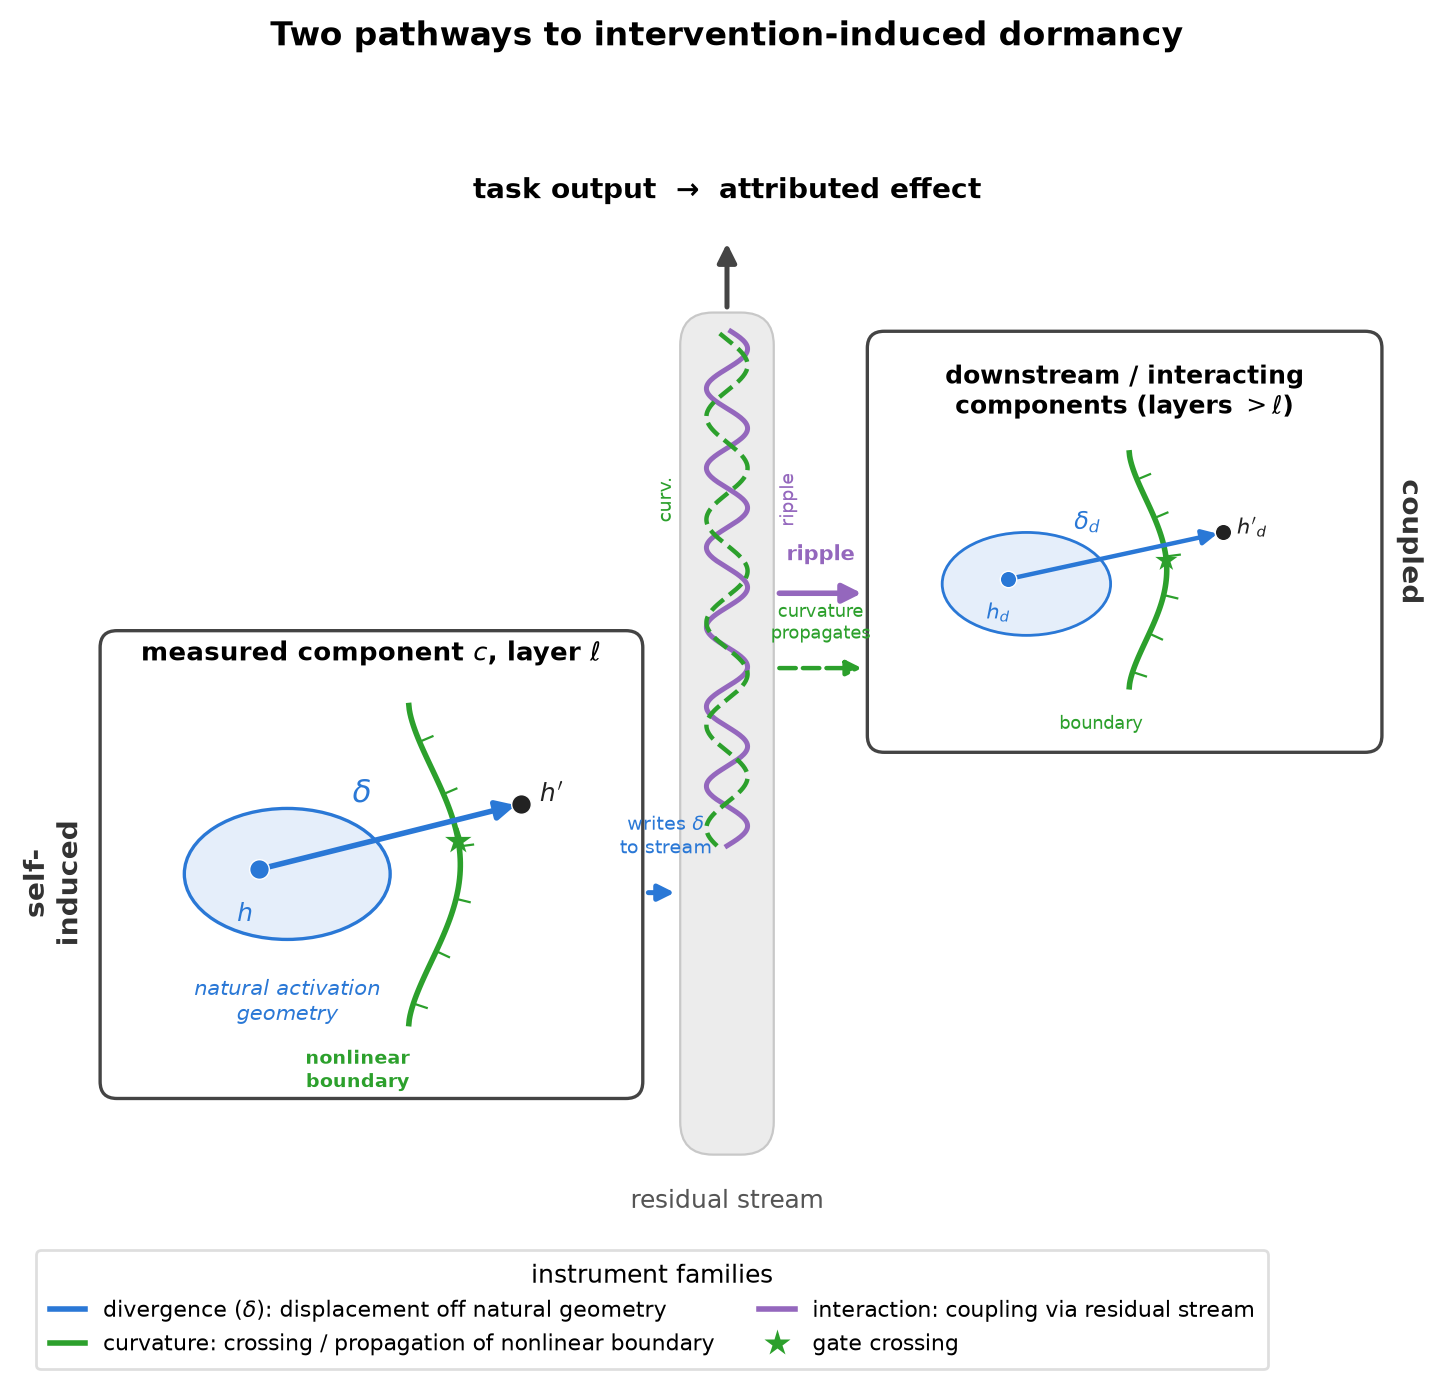

Write Python code to recreate this figure.
"""Schematic: two pathways to intervention-induced dormancy.

Self-induced vs coupled pathways with the three instrument families.
Curvature shown both locally (gate crossing) and propagating through
the residual stream.
"""
import os
import numpy as np
import matplotlib
matplotlib.use("Agg")
import matplotlib.pyplot as plt
from matplotlib.patches import (Ellipse, FancyBboxPatch, FancyArrowPatch,
                                Arc)
from matplotlib.lines import Line2D
from matplotlib.path import Path as MPath
import matplotlib.patches as mpatches

OUT_DIR = "/Users/halleluiahgirum/Documents/Thesis/causalab/dormant-circuit-analysis/figures"

COL_S = "#2a78d6"
COL_DIV = "#2a78d6"
COL_CURV = "#2ca02c"
COL_RIP = "#9467bd"


def _box(ax, xy, w, h, fc="white", ec="#444", lw=1.0, r=0.18, z=2):
    ax.add_patch(FancyBboxPatch(xy, w, h, boxstyle=f"round,pad=0,rounding_size={r}",
                                fc=fc, ec=ec, lw=lw, zorder=z))


def _arrow(ax, p0, p1, color="#444", lw=1.4, ls="-", z=5, rad=0.0, ms=12):
    ax.add_patch(FancyArrowPatch(p0, p1, arrowstyle="-|>", color=color, lw=lw,
                                 linestyle=ls, mutation_scale=ms, zorder=z,
                                 connectionstyle=f"arc3,rad={rad}"))


def _curved_gate(ax, x_center, y_bot, y_top, bulge=0.4, n=80):
    """Draw a smooth curved nonlinear boundary (gate)."""
    t = np.linspace(0, 1, n)
    y = y_bot + (y_top - y_bot) * t
    x = x_center + bulge * np.sin(np.pi * t) ** 1.5

    ax.plot(x, y, color=COL_CURV, ls="-", lw=2.0, zorder=4)

    shade_x = np.concatenate([x, [x_center - 0.8] * n])
    shade_y = np.concatenate([y, y[::-1]])
    ax.fill(shade_x, shade_y, color=COL_CURV, alpha=0.06, zorder=1)

    mid = n // 2
    dx = x[mid + 1] - x[mid - 1]
    dy = y[mid + 1] - y[mid - 1]
    norm = np.sqrt(dx ** 2 + dy ** 2)
    nx, ny = -dy / norm, dx / norm
    tick_len = 0.15
    for i in range(5, n - 5, n // 6):
        dxi = x[i + 1] - x[i - 1]
        dyi = y[i + 1] - y[i - 1]
        ni = np.sqrt(dxi ** 2 + dyi ** 2)
        tnx, tny = -dyi / ni, dxi / ni
        ax.plot([x[i], x[i] - tick_len * tnx],
                [y[i], y[i] - tick_len * tny],
                color=COL_CURV, lw=0.8, zorder=4)

    return x, y


def main():
    fig, ax = plt.subplots(1, 1, figsize=(9, 7))
    ax.set_xlim(-0.5, 14.5)
    ax.set_ylim(-0.5, 12.5)
    ax.set_aspect("equal")
    ax.axis("off")
    ax.set_title("Two pathways to intervention-induced dormancy",
                 fontsize=12, fontweight="bold", pad=12)

    # ── residual stream (central vertical column) ──
    stream_x = 7.0
    stream_w = 1.0
    ax.add_patch(FancyBboxPatch((stream_x - stream_w / 2, 1.0), stream_w, 9.0,
                                boxstyle="round,pad=0,rounding_size=0.35",
                                fc="#ececec", ec="#c8c8c8", lw=0.8, zorder=1))
    ax.text(stream_x, 0.5, "residual stream", ha="center", va="center",
            fontsize=9, color="#555")

    # upward arrow to task output
    _arrow(ax, (stream_x, 10.0), (stream_x, 10.8), color="#444", lw=1.8, ms=14)
    ax.text(stream_x, 11.3, "task output  →  attributed effect",
            ha="center", va="center", fontsize=10, fontweight="bold")

    # ── ripple: perturbation propagating up the stream (purple wavy) ──
    yy_rip = np.linspace(4.3, 9.8, 400)
    xx_rip = stream_x + 0.22 * np.sin((yy_rip - 4.3) * 2 * np.pi / 0.85)
    ax.plot(xx_rip, yy_rip, color=COL_RIP, lw=1.8, zorder=3)

    # ── curvature propagating up the stream (green dashed wavy) ──
    yy_curv = np.linspace(4.3, 9.8, 400)
    xx_curv = stream_x - 0.22 * np.sin((yy_curv - 4.3) * 2 * np.pi / 1.1 + 0.5)
    ax.plot(xx_curv, yy_curv, color=COL_CURV, lw=1.6, ls="--", zorder=3)

    # label the two propagation channels
    ax.text(stream_x + 0.55, 8.0, "ripple", fontsize=7, color=COL_RIP,
            ha="left", va="center", rotation=90)
    ax.text(stream_x - 0.55, 8.0, "curv.", fontsize=7, color=COL_CURV,
            ha="right", va="center", rotation=90)

    # ═════════════════════════════════════════════════════════
    # LEFT: self-induced pathway — measured component
    # ═════════════════════════════════════════════════════════
    _box(ax, (0.3, 1.6), 5.8, 5.0, fc="white", ec="#444", lw=1.2)
    ax.text(3.2, 6.35, "measured component $c$, layer $\\ell$",
            ha="center", va="center", fontsize=9.5, fontweight="bold")

    # natural-geometry ellipse
    ell_c = (2.3, 4.0)
    ell_w, ell_h = 2.2, 1.4
    ax.add_patch(Ellipse(ell_c, ell_w, ell_h, fc=COL_S, ec=COL_S,
                         alpha=0.12, lw=0.9, zorder=3))
    ax.add_patch(Ellipse(ell_c, ell_w, ell_h, fc="none", ec=COL_S,
                         lw=1.2, zorder=3))
    ax.text(2.3, 2.9, "natural activation\ngeometry", ha="center", va="top",
            fontsize=7.5, color=COL_S, style="italic")

    # natural point h (inside ellipse)
    p_nat = (2.0, 4.05)
    ax.scatter([p_nat[0]], [p_nat[1]], s=50, c=COL_S, zorder=7, edgecolors="white", lw=0.5)
    ax.text(p_nat[0] - 0.15, p_nat[1] - 0.35, "$h$", fontsize=9, color=COL_S,
            ha="center", va="top", fontweight="bold")

    # curved nonlinear gate boundary
    gate_x, gate_y = _curved_gate(ax, x_center=3.6, y_bot=2.4, y_top=5.8,
                                  bulge=0.55)
    ax.text(3.05, 2.15, "nonlinear\nboundary", ha="center", va="top",
            fontsize=7, color=COL_CURV, fontweight="bold")

    # displaced point h' (outside the gate)
    p_int = (4.8, 4.75)
    ax.scatter([p_int[0]], [p_int[1]], s=50, c="#222", zorder=7, edgecolors="white", lw=0.5)
    ax.text(p_int[0] + 0.2, p_int[1] + 0.1, "$h'$", fontsize=9, color="#222",
            ha="left", va="center", fontweight="bold")

    # δ arrow from h to h' (displacement)
    _arrow(ax, p_nat, p_int, color=COL_DIV, lw=2.0, z=6, ms=14)
    ax.text(3.1, 4.85, r"$\delta$", fontsize=11, color=COL_DIV,
            ha="center", va="center", fontweight="bold")

    # crossing indicator: small "X" or burst where δ crosses the gate
    cross_y = 4.35
    cross_idx = np.argmin(np.abs(np.array([y_bot + (5.8 - 2.4) * t
                                           for y_bot in [2.4]
                                           for t in np.linspace(0, 1, 80)]) - cross_y))
    gate_cross_x = 3.6 + 0.55 * np.sin(np.pi * (cross_y - 2.4) / (5.8 - 2.4)) ** 1.5
    ax.scatter([gate_cross_x], [cross_y], s=100, marker="*", c=COL_CURV,
              zorder=8, edgecolors="none")

    # connect measured component to residual stream
    _arrow(ax, (6.1, 3.8), (stream_x - stream_w / 2, 3.8), color=COL_DIV, lw=1.8)
    ax.text(6.35, 4.15, "writes $\\delta$\nto stream", ha="center", va="bottom",
            fontsize=7, color=COL_DIV)

    # self-induced label
    ax.text(-0.2, 3.9, "self-\ninduced", rotation=90, ha="center", va="center",
            fontsize=10, fontweight="bold", color="#333")

    # ═════════════════════════════════════════════════════════
    # RIGHT: coupled pathway — downstream / interacting components
    # ═════════════════════════════════════════════════════════
    _box(ax, (8.5, 5.3), 5.5, 4.5, fc="white", ec="#444", lw=1.2)
    ax.text(11.25, 9.15, "downstream / interacting\ncomponents (layers $> \\ell$)",
            ha="center", va="center", fontsize=9, fontweight="bold")

    # natural-geometry ellipse for downstream component
    ell2_c = (10.2, 7.1)
    ell2_w, ell2_h = 1.8, 1.1
    ax.add_patch(Ellipse(ell2_c, ell2_w, ell2_h, fc=COL_S, ec=COL_S,
                         alpha=0.12, lw=0.9, zorder=3))
    ax.add_patch(Ellipse(ell2_c, ell2_w, ell2_h, fc="none", ec=COL_S,
                         lw=1.0, zorder=3))

    # natural point (downstream)
    p2_nat = (10.0, 7.15)
    ax.scatter([p2_nat[0]], [p2_nat[1]], s=35, c=COL_S, zorder=7, edgecolors="white", lw=0.5)
    ax.text(p2_nat[0] - 0.1, p2_nat[1] - 0.25, "$h_d$", fontsize=7.5,
            color=COL_S, ha="center", va="top")

    # curved gate for downstream component
    gate2_x, gate2_y = _curved_gate(ax, x_center=11.3, y_bot=6.0, y_top=8.5,
                                    bulge=0.4)
    ax.text(11.0, 5.7, "boundary", ha="center", va="top",
            fontsize=6.5, color=COL_CURV)

    # displaced point (downstream, outside gate)
    p2_int = (12.3, 7.65)
    ax.scatter([p2_int[0]], [p2_int[1]], s=35, c="#222", zorder=7, edgecolors="white", lw=0.5)
    ax.text(p2_int[0] + 0.15, p2_int[1] + 0.05, "$h'_d$", fontsize=7.5,
            color="#222", ha="left", va="center")

    # δ_d arrow
    _arrow(ax, p2_nat, p2_int, color=COL_DIV, lw=1.6, z=6, ms=11)
    ax.text(10.85, 7.75, r"$\delta_d$", fontsize=8.5, color=COL_DIV,
            ha="center", va="center", fontweight="bold")

    # crossing star for downstream gate
    cross2_y = 7.35
    gate2_cross_x = 11.3 + 0.4 * np.sin(np.pi * (cross2_y - 6.0) / (8.5 - 6.0)) ** 1.5
    ax.scatter([gate2_cross_x], [cross2_y], s=70, marker="*", c=COL_CURV,
              zorder=8, edgecolors="none")

    # ripple arrow from stream to downstream box
    _arrow(ax, (stream_x + stream_w / 2, 7.0), (8.5, 7.0), color=COL_RIP, lw=2.0, ms=14)
    ax.text(8.0, 7.3, "ripple", ha="center", va="bottom", fontsize=7.5, color=COL_RIP,
            fontweight="bold")

    # curvature also arrives from stream
    _arrow(ax, (stream_x + stream_w / 2, 6.2), (8.5, 6.2), color=COL_CURV, lw=1.6,
           ls="--", ms=11)
    ax.text(8.0, 6.45, "curvature\npropagates", ha="center", va="bottom",
            fontsize=6.5, color=COL_CURV)

    # coupled label
    ax.text(14.3, 7.55, "coupled", rotation=270, ha="center", va="center",
            fontsize=10, fontweight="bold", color="#333")

    # ── instrument families legend ──
    handles = [
        Line2D([0], [0], color=COL_DIV, lw=2.0,
               label=r"divergence ($\delta$): displacement off natural geometry"),
        Line2D([0], [0], color=COL_CURV, lw=2.0,
               label="curvature: crossing / propagation of nonlinear boundary"),
        Line2D([0], [0], color=COL_RIP, lw=2.0,
               label="interaction: coupling via residual stream"),
        Line2D([0], [0], color=COL_CURV, lw=0, marker="*", markersize=10,
               markerfacecolor=COL_CURV, markeredgecolor="none",
               label="gate crossing"),
    ]
    ax.legend(handles=handles, loc="lower left", bbox_to_anchor=(0.0, -0.07),
              fontsize=8, frameon=True, framealpha=0.95, edgecolor="#ddd",
              title="instrument families", title_fontsize=9, handlelength=1.6,
              borderpad=0.6, ncol=2)

    fig.tight_layout()
    os.makedirs(OUT_DIR, exist_ok=True)
    out = os.path.join(OUT_DIR, "fig_dormancy_schematic.pdf")
    fig.savefig(out, dpi=300, bbox_inches="tight")
    fig.savefig(out.replace(".pdf", ".png"), dpi=200, bbox_inches="tight")
    print(f"Saved {out}")


if __name__ == "__main__":
    main()
